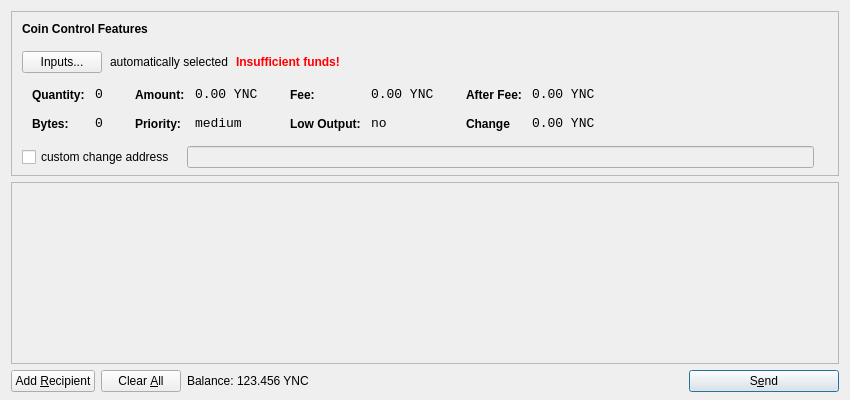
<?xml version="1.0" encoding="UTF-8"?>
<ui version="4.0">
 <class>SendCoinsDialog</class>
 <widget class="QDialog" name="SendCoinsDialog">
  <property name="geometry">
   <rect>
    <x>0</x>
    <y>0</y>
    <width>850</width>
    <height>400</height>
   </rect>
  </property>
  <property name="windowTitle">
   <string>Send Coins</string>
  </property>
  <property name="styleSheet">
   <string notr="true">QListView { background: transparent; }</string>
  </property>
  <layout class="QVBoxLayout" name="verticalLayout" stretch="0,1,0">
   <property name="bottomMargin">
    <number>8</number>
   </property>
   <item>
    <widget class="QFrame" name="frameCoinControl">
     <property name="sizePolicy">
      <sizepolicy hsizetype="Expanding" vsizetype="Expanding">
       <horstretch>0</horstretch>
       <verstretch>0</verstretch>
      </sizepolicy>
     </property>
     <property name="maximumSize">
      <size>
       <width>16777215</width>
       <height>16777215</height>
      </size>
     </property>
     <property name="styleSheet">
      <string notr="true">QListView { background: transparent; }</string>
     </property>
     <property name="frameShape">
      <enum>QFrame::StyledPanel</enum>
     </property>
     <property name="frameShadow">
      <enum>QFrame::Sunken</enum>
     </property>
     <layout class="QVBoxLayout" name="verticalLayoutCoinControl2">
      <property name="spacing">
       <number>6</number>
      </property>
      <property name="leftMargin">
       <number>0</number>
      </property>
      <property name="topMargin">
       <number>0</number>
      </property>
      <property name="rightMargin">
       <number>0</number>
      </property>
      <property name="bottomMargin">
       <number>6</number>
      </property>
      <item>
       <layout class="QVBoxLayout" name="verticalLayoutCoinControl" stretch="0,0,0,0,1">
        <property name="spacing">
         <number>0</number>
        </property>
        <property name="leftMargin">
         <number>10</number>
        </property>
        <property name="topMargin">
         <number>10</number>
        </property>
        <item>
         <layout class="QHBoxLayout" name="horizontalLayoutCoinControl1">
          <property name="bottomMargin">
           <number>15</number>
          </property>
          <item>
           <widget class="QLabel" name="labelCoinControlFeatures">
            <property name="sizePolicy">
             <sizepolicy hsizetype="Preferred" vsizetype="Maximum">
              <horstretch>0</horstretch>
              <verstretch>0</verstretch>
             </sizepolicy>
            </property>
            <property name="font">
             <font>
              <weight>75</weight>
              <bold>true</bold>
             </font>
            </property>
            <property name="styleSheet">
             <string notr="true">font-weight:bold;</string>
            </property>
            <property name="text">
             <string>Coin Control Features</string>
            </property>
           </widget>
          </item>
         </layout>
        </item>
        <item>
         <layout class="QHBoxLayout" name="horizontalLayoutCoinControl2" stretch="0,0,0,0">
          <property name="spacing">
           <number>8</number>
          </property>
          <property name="bottomMargin">
           <number>10</number>
          </property>
          <item>
           <widget class="QPushButton" name="pushButtonCoinControl">
            <property name="styleSheet">
             <string notr="true"/>
            </property>
            <property name="text">
             <string>Inputs...</string>
            </property>
           </widget>
          </item>
          <item>
           <widget class="QLabel" name="labelCoinControlAutomaticallySelected">
            <property name="text">
             <string>automatically selected</string>
            </property>
            <property name="margin">
             <number>5</number>
            </property>
           </widget>
          </item>
          <item>
           <widget class="QLabel" name="labelCoinControlInsuffFunds">
            <property name="font">
             <font>
              <weight>75</weight>
              <bold>true</bold>
             </font>
            </property>
            <property name="styleSheet">
             <string notr="true">color:red;font-weight:bold;</string>
            </property>
            <property name="text">
             <string>Insufficient funds!</string>
            </property>
            <property name="margin">
             <number>5</number>
            </property>
           </widget>
          </item>
          <item>
           <spacer name="horizontalSpacerCoinControl">
            <property name="orientation">
             <enum>Qt::Horizontal</enum>
            </property>
            <property name="sizeHint" stdset="0">
             <size>
              <width>40</width>
              <height>1</height>
             </size>
            </property>
           </spacer>
          </item>
         </layout>
        </item>
        <item>
         <widget class="QWidget" name="widgetCoinControl" native="true">
          <property name="sizePolicy">
           <sizepolicy hsizetype="Preferred" vsizetype="Preferred">
            <horstretch>0</horstretch>
            <verstretch>0</verstretch>
           </sizepolicy>
          </property>
          <property name="minimumSize">
           <size>
            <width>0</width>
            <height>0</height>
           </size>
          </property>
          <property name="styleSheet">
           <string notr="true"/>
          </property>
          <layout class="QHBoxLayout" name="horizontalLayoutCoinControl5">
           <property name="margin">
            <number>0</number>
           </property>
           <item>
            <layout class="QHBoxLayout" name="horizontalLayoutCoinControl3" stretch="0,0,0,1">
             <property name="spacing">
              <number>20</number>
             </property>
             <property name="topMargin">
              <number>0</number>
             </property>
             <property name="bottomMargin">
              <number>10</number>
             </property>
             <item>
              <layout class="QFormLayout" name="formLayoutCoinControl1">
               <property name="horizontalSpacing">
                <number>10</number>
               </property>
               <property name="verticalSpacing">
                <number>14</number>
               </property>
               <property name="leftMargin">
                <number>10</number>
               </property>
               <property name="topMargin">
                <number>4</number>
               </property>
               <property name="rightMargin">
                <number>6</number>
               </property>
               <item row="0" column="0">
                <widget class="QLabel" name="labelCoinControlQuantityText">
                 <property name="styleSheet">
                  <string notr="true">font-weight:bold;</string>
                 </property>
                 <property name="text">
                  <string>Quantity:</string>
                 </property>
                 <property name="margin">
                  <number>0</number>
                 </property>
                </widget>
               </item>
               <item row="0" column="1">
                <widget class="QLabel" name="labelCoinControlQuantity">
                 <property name="font">
                  <font>
                   <family>Monospace</family>
                   <pointsize>10</pointsize>
                  </font>
                 </property>
                 <property name="cursor">
                  <cursorShape>IBeamCursor</cursorShape>
                 </property>
                 <property name="contextMenuPolicy">
                  <enum>Qt::ActionsContextMenu</enum>
                 </property>
                 <property name="text">
                  <string>0</string>
                 </property>
                 <property name="margin">
                  <number>0</number>
                 </property>
                 <property name="textInteractionFlags">
                  <set>Qt::LinksAccessibleByMouse|Qt::TextSelectableByKeyboard|Qt::TextSelectableByMouse</set>
                 </property>
                </widget>
               </item>
               <item row="1" column="0">
                <widget class="QLabel" name="labelCoinControlBytesText">
                 <property name="styleSheet">
                  <string notr="true">font-weight:bold;</string>
                 </property>
                 <property name="text">
                  <string>Bytes:</string>
                 </property>
                </widget>
               </item>
               <item row="1" column="1">
                <widget class="QLabel" name="labelCoinControlBytes">
                 <property name="font">
                  <font>
                   <family>Monospace</family>
                   <pointsize>10</pointsize>
                  </font>
                 </property>
                 <property name="cursor">
                  <cursorShape>IBeamCursor</cursorShape>
                 </property>
                 <property name="contextMenuPolicy">
                  <enum>Qt::ActionsContextMenu</enum>
                 </property>
                 <property name="text">
                  <string>0</string>
                 </property>
                 <property name="textInteractionFlags">
                  <set>Qt::LinksAccessibleByMouse|Qt::TextSelectableByKeyboard|Qt::TextSelectableByMouse</set>
                 </property>
                </widget>
               </item>
              </layout>
             </item>
             <item>
              <layout class="QFormLayout" name="formLayoutCoinControl2">
               <property name="horizontalSpacing">
                <number>10</number>
               </property>
               <property name="verticalSpacing">
                <number>14</number>
               </property>
               <property name="leftMargin">
                <number>6</number>
               </property>
               <property name="topMargin">
                <number>4</number>
               </property>
               <property name="rightMargin">
                <number>6</number>
               </property>
               <item row="0" column="0">
                <widget class="QLabel" name="labelCoinControlAmountText">
                 <property name="styleSheet">
                  <string notr="true">font-weight:bold;</string>
                 </property>
                 <property name="text">
                  <string>Amount:</string>
                 </property>
                 <property name="margin">
                  <number>0</number>
                 </property>
                </widget>
               </item>
               <item row="0" column="1">
                <widget class="QLabel" name="labelCoinControlAmount">
                 <property name="font">
                  <font>
                   <family>Monospace</family>
                   <pointsize>10</pointsize>
                  </font>
                 </property>
                 <property name="cursor">
                  <cursorShape>IBeamCursor</cursorShape>
                 </property>
                 <property name="contextMenuPolicy">
                  <enum>Qt::ActionsContextMenu</enum>
                 </property>
                 <property name="text">
                  <string>0.00 YNC</string>
                 </property>
                 <property name="textInteractionFlags">
                  <set>Qt::LinksAccessibleByMouse|Qt::TextSelectableByKeyboard|Qt::TextSelectableByMouse</set>
                 </property>
                </widget>
               </item>
               <item row="1" column="0">
                <widget class="QLabel" name="labelCoinControlPriorityText">
                 <property name="styleSheet">
                  <string notr="true">font-weight:bold;</string>
                 </property>
                 <property name="text">
                  <string>Priority:</string>
                 </property>
                </widget>
               </item>
               <item row="1" column="1">
                <widget class="QLabel" name="labelCoinControlPriority">
                 <property name="font">
                  <font>
                   <family>Monospace</family>
                   <pointsize>10</pointsize>
                  </font>
                 </property>
                 <property name="cursor">
                  <cursorShape>IBeamCursor</cursorShape>
                 </property>
                 <property name="contextMenuPolicy">
                  <enum>Qt::ActionsContextMenu</enum>
                 </property>
                 <property name="text">
                  <string>medium</string>
                 </property>
                 <property name="textInteractionFlags">
                  <set>Qt::LinksAccessibleByMouse|Qt::TextSelectableByKeyboard|Qt::TextSelectableByMouse</set>
                 </property>
                </widget>
               </item>
              </layout>
             </item>
             <item>
              <layout class="QFormLayout" name="formLayoutCoinControl3">
               <property name="horizontalSpacing">
                <number>10</number>
               </property>
               <property name="verticalSpacing">
                <number>14</number>
               </property>
               <property name="leftMargin">
                <number>6</number>
               </property>
               <property name="topMargin">
                <number>4</number>
               </property>
               <property name="rightMargin">
                <number>6</number>
               </property>
               <item row="0" column="0">
                <widget class="QLabel" name="labelCoinControlFeeText">
                 <property name="styleSheet">
                  <string notr="true">font-weight:bold;</string>
                 </property>
                 <property name="text">
                  <string>Fee:</string>
                 </property>
                 <property name="margin">
                  <number>0</number>
                 </property>
                </widget>
               </item>
               <item row="0" column="1">
                <widget class="QLabel" name="labelCoinControlFee">
                 <property name="font">
                  <font>
                   <family>Monospace</family>
                   <pointsize>10</pointsize>
                  </font>
                 </property>
                 <property name="cursor">
                  <cursorShape>IBeamCursor</cursorShape>
                 </property>
                 <property name="contextMenuPolicy">
                  <enum>Qt::ActionsContextMenu</enum>
                 </property>
                 <property name="text">
                  <string>0.00 YNC</string>
                 </property>
                 <property name="textInteractionFlags">
                  <set>Qt::LinksAccessibleByMouse|Qt::TextSelectableByKeyboard|Qt::TextSelectableByMouse</set>
                 </property>
                </widget>
               </item>
               <item row="1" column="0">
                <widget class="QLabel" name="labelCoinControlLowOutputText">
                 <property name="styleSheet">
                  <string notr="true">font-weight:bold;</string>
                 </property>
                 <property name="text">
                  <string>Low Output:</string>
                 </property>
                </widget>
               </item>
               <item row="1" column="1">
                <widget class="QLabel" name="labelCoinControlLowOutput">
                 <property name="font">
                  <font>
                   <family>Monospace</family>
                   <pointsize>10</pointsize>
                  </font>
                 </property>
                 <property name="cursor">
                  <cursorShape>IBeamCursor</cursorShape>
                 </property>
                 <property name="contextMenuPolicy">
                  <enum>Qt::ActionsContextMenu</enum>
                 </property>
                 <property name="text">
                  <string>no</string>
                 </property>
                 <property name="textInteractionFlags">
                  <set>Qt::LinksAccessibleByMouse|Qt::TextSelectableByKeyboard|Qt::TextSelectableByMouse</set>
                 </property>
                </widget>
               </item>
              </layout>
             </item>
             <item>
              <layout class="QFormLayout" name="formLayoutCoinControl4">
               <property name="horizontalSpacing">
                <number>10</number>
               </property>
               <property name="verticalSpacing">
                <number>14</number>
               </property>
               <property name="leftMargin">
                <number>6</number>
               </property>
               <property name="topMargin">
                <number>4</number>
               </property>
               <property name="rightMargin">
                <number>6</number>
               </property>
               <item row="0" column="0">
                <widget class="QLabel" name="labelCoinControlAfterFeeText">
                 <property name="styleSheet">
                  <string notr="true">font-weight:bold;</string>
                 </property>
                 <property name="text">
                  <string>After Fee:</string>
                 </property>
                 <property name="margin">
                  <number>0</number>
                 </property>
                </widget>
               </item>
               <item row="0" column="1">
                <widget class="QLabel" name="labelCoinControlAfterFee">
                 <property name="font">
                  <font>
                   <family>Monospace</family>
                   <pointsize>10</pointsize>
                  </font>
                 </property>
                 <property name="cursor">
                  <cursorShape>IBeamCursor</cursorShape>
                 </property>
                 <property name="contextMenuPolicy">
                  <enum>Qt::ActionsContextMenu</enum>
                 </property>
                 <property name="text">
                  <string>0.00 YNC</string>
                 </property>
                 <property name="textInteractionFlags">
                  <set>Qt::LinksAccessibleByMouse|Qt::TextSelectableByKeyboard|Qt::TextSelectableByMouse</set>
                 </property>
                </widget>
               </item>
               <item row="1" column="0">
                <widget class="QLabel" name="labelCoinControlChangeText">
                 <property name="styleSheet">
                  <string notr="true">font-weight:bold;</string>
                 </property>
                 <property name="text">
                  <string>Change</string>
                 </property>
                </widget>
               </item>
               <item row="1" column="1">
                <widget class="QLabel" name="labelCoinControlChange">
                 <property name="font">
                  <font>
                   <family>Monospace</family>
                   <pointsize>10</pointsize>
                  </font>
                 </property>
                 <property name="cursor">
                  <cursorShape>IBeamCursor</cursorShape>
                 </property>
                 <property name="contextMenuPolicy">
                  <enum>Qt::ActionsContextMenu</enum>
                 </property>
                 <property name="text">
                  <string>0.00 YNC</string>
                 </property>
                 <property name="textInteractionFlags">
                  <set>Qt::LinksAccessibleByMouse|Qt::TextSelectableByKeyboard|Qt::TextSelectableByMouse</set>
                 </property>
                </widget>
               </item>
              </layout>
             </item>
            </layout>
           </item>
          </layout>
         </widget>
        </item>
        <item>
         <layout class="QHBoxLayout" name="horizontalLayoutCoinControl4" stretch="0,0,0">
          <property name="spacing">
           <number>12</number>
          </property>
          <property name="sizeConstraint">
           <enum>QLayout::SetDefaultConstraint</enum>
          </property>
          <property name="topMargin">
           <number>5</number>
          </property>
          <property name="rightMargin">
           <number>5</number>
          </property>
          <item>
           <widget class="QCheckBox" name="checkBoxCoinControlChange">
            <property name="text">
             <string>custom change address</string>
            </property>
           </widget>
          </item>
          <item>
           <widget class="QLineEdit" name="lineEditCoinControlChange">
            <property name="enabled">
             <bool>false</bool>
            </property>
            <property name="sizePolicy">
             <sizepolicy hsizetype="Expanding" vsizetype="Fixed">
              <horstretch>0</horstretch>
              <verstretch>0</verstretch>
             </sizepolicy>
            </property>
           </widget>
          </item>
          <item>
           <widget class="QLabel" name="labelCoinControlChangeLabel">
            <property name="sizePolicy">
             <sizepolicy hsizetype="Preferred" vsizetype="Expanding">
              <horstretch>0</horstretch>
              <verstretch>0</verstretch>
             </sizepolicy>
            </property>
            <property name="minimumSize">
             <size>
              <width>0</width>
              <height>0</height>
             </size>
            </property>
            <property name="text">
             <string/>
            </property>
            <property name="margin">
             <number>3</number>
            </property>
           </widget>
          </item>
         </layout>
        </item>
        <item>
         <spacer name="verticalSpacerCoinControl">
          <property name="orientation">
           <enum>Qt::Vertical</enum>
          </property>
          <property name="sizeHint" stdset="0">
           <size>
            <width>800</width>
            <height>1</height>
           </size>
          </property>
         </spacer>
        </item>
       </layout>
      </item>
     </layout>
    </widget>
   </item>
   <item>
    <widget class="QScrollArea" name="scrollArea">
     <property name="widgetResizable">
      <bool>true</bool>
     </property>
     <widget class="QWidget" name="scrollAreaWidgetContents">
      <property name="geometry">
       <rect>
        <x>0</x>
        <y>0</y>
        <width>828</width>
        <height>162</height>
       </rect>
      </property>
      <layout class="QVBoxLayout" name="verticalLayout_2">
       <property name="margin">
        <number>0</number>
       </property>
       <item>
        <layout class="QVBoxLayout" name="entries">
         <property name="spacing">
          <number>6</number>
         </property>
        </layout>
       </item>
       <item>
        <spacer name="verticalSpacer">
         <property name="orientation">
          <enum>Qt::Vertical</enum>
         </property>
         <property name="sizeHint" stdset="0">
          <size>
           <width>20</width>
           <height>40</height>
          </size>
         </property>
        </spacer>
       </item>
      </layout>
     </widget>
    </widget>
   </item>
   <item>
    <layout class="QHBoxLayout" name="horizontalLayout">
     <item>
      <widget class="QPushButton" name="addButton">
       <property name="toolTip">
        <string>Send to multiple recipients at once</string>
       </property>
       <property name="text">
        <string>Add &amp;Recipient</string>
       </property>
       <property name="icon">
        <iconset resource="../bitcoin.qrc">
         <normaloff>:/icons/add</normaloff>:/icons/add</iconset>
       </property>
       <property name="autoDefault">
        <bool>false</bool>
       </property>
      </widget>
     </item>
     <item>
      <widget class="QPushButton" name="clearButton">
       <property name="sizePolicy">
        <sizepolicy hsizetype="Minimum" vsizetype="Fixed">
         <horstretch>0</horstretch>
         <verstretch>0</verstretch>
        </sizepolicy>
       </property>
       <property name="toolTip">
        <string>Remove all transaction fields</string>
       </property>
       <property name="text">
        <string>Clear &amp;All</string>
       </property>
       <property name="icon">
        <iconset resource="../bitcoin.qrc">
         <normaloff>:/icons/remove</normaloff>:/icons/remove</iconset>
       </property>
       <property name="autoRepeatDelay">
        <number>300</number>
       </property>
       <property name="autoDefault">
        <bool>false</bool>
       </property>
      </widget>
     </item>
     <item>
      <layout class="QHBoxLayout" name="horizontalLayout_2">
       <property name="spacing">
        <number>3</number>
       </property>
       <item>
        <widget class="QLabel" name="label">
         <property name="sizePolicy">
          <sizepolicy hsizetype="Preferred" vsizetype="Fixed">
           <horstretch>0</horstretch>
           <verstretch>0</verstretch>
          </sizepolicy>
         </property>
         <property name="text">
          <string>Balance:</string>
         </property>
        </widget>
       </item>
       <item>
        <widget class="QLabel" name="labelBalance">
         <property name="sizePolicy">
          <sizepolicy hsizetype="Preferred" vsizetype="Fixed">
           <horstretch>0</horstretch>
           <verstretch>0</verstretch>
          </sizepolicy>
         </property>
         <property name="cursor">
          <cursorShape>IBeamCursor</cursorShape>
         </property>
         <property name="text">
          <string>123.456 YNC</string>
         </property>
         <property name="textInteractionFlags">
          <set>Qt::LinksAccessibleByMouse|Qt::TextSelectableByKeyboard|Qt::TextSelectableByMouse</set>
         </property>
        </widget>
       </item>
      </layout>
     </item>
     <item>
      <spacer name="horizontalSpacer">
       <property name="orientation">
        <enum>Qt::Horizontal</enum>
       </property>
       <property name="sizeHint" stdset="0">
        <size>
         <width>40</width>
         <height>20</height>
        </size>
       </property>
      </spacer>
     </item>
     <item>
      <widget class="QPushButton" name="sendButton">
       <property name="minimumSize">
        <size>
         <width>150</width>
         <height>0</height>
        </size>
       </property>
       <property name="toolTip">
        <string>Confirm the send action</string>
       </property>
       <property name="text">
        <string>S&amp;end</string>
       </property>
       <property name="icon">
        <iconset resource="../bitcoin.qrc">
         <normaloff>:/icons/send</normaloff>:/icons/send</iconset>
       </property>
       <property name="default">
        <bool>true</bool>
       </property>
      </widget>
     </item>
    </layout>
   </item>
  </layout>
 </widget>
 <resources>
  <include location="../bitcoin.qrc"/>
 </resources>
 <connections/>
</ui>
